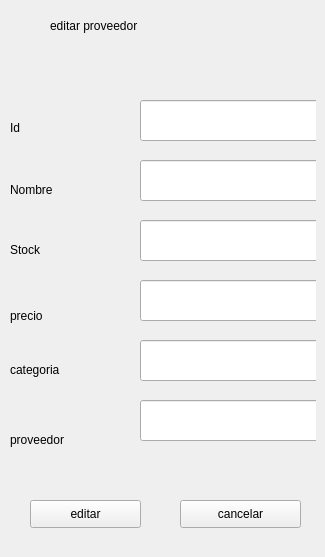
               <widget class="QWidget" name="editarP">
                <widget class="QWidget" name="widget_11" native="true">
                 <property name="geometry">
                  <rect>
                   <x>10</x>
                   <y>10</y>
                   <width>306</width>
                   <height>538</height>
                  </rect>
                 </property>
                 <widget class="QLineEdit" name="lineEdit_50">
                  <property name="geometry">
                   <rect>
                    <x>130</x>
                    <y>90</y>
                    <width>181</width>
                    <height>41</height>
                   </rect>
                  </property>
                 </widget>
                 <widget class="QLineEdit" name="lineEdit_51">
                  <property name="geometry">
                   <rect>
                    <x>130</x>
                    <y>150</y>
                    <width>181</width>
                    <height>41</height>
                   </rect>
                  </property>
                 </widget>
                 <widget class="QLineEdit" name="lineEdit_52">
                  <property name="geometry">
                   <rect>
                    <x>130</x>
                    <y>210</y>
                    <width>181</width>
                    <height>41</height>
                   </rect>
                  </property>
                 </widget>
                 <widget class="QLineEdit" name="lineEdit_53">
                  <property name="geometry">
                   <rect>
                    <x>130</x>
                    <y>270</y>
                    <width>181</width>
                    <height>41</height>
                   </rect>
                  </property>
                 </widget>
                 <widget class="QLineEdit" name="lineEdit_54">
                  <property name="geometry">
                   <rect>
                    <x>130</x>
                    <y>330</y>
                    <width>181</width>
                    <height>41</height>
                   </rect>
                  </property>
                 </widget>
                 <widget class="QLabel" name="label_59">
                  <property name="geometry">
                   <rect>
                    <x>40</x>
                    <y>0</y>
                    <width>241</width>
                    <height>31</height>
                   </rect>
                  </property>
                  <property name="text">
                   <string>editar proveedor</string>
                  </property>
                 </widget>
                 <widget class="QLabel" name="label_60">
                  <property name="geometry">
                   <rect>
                    <x>0</x>
                    <y>110</y>
                    <width>55</width>
                    <height>16</height>
                   </rect>
                  </property>
                  <property name="text">
                   <string>Id</string>
                  </property>
                 </widget>
                 <widget class="QLabel" name="label_61">
                  <property name="geometry">
                   <rect>
                    <x>0</x>
                    <y>170</y>
                    <width>91</width>
                    <height>20</height>
                   </rect>
                  </property>
                  <property name="text">
                   <string>Nombre</string>
                  </property>
                 </widget>
                 <widget class="QLabel" name="label_62">
                  <property name="geometry">
                   <rect>
                    <x>0</x>
                    <y>230</y>
                    <width>91</width>
                    <height>20</height>
                   </rect>
                  </property>
                  <property name="text">
                   <string>Stock</string>
                  </property>
                 </widget>
                 <widget class="QLabel" name="label_63">
                  <property name="geometry">
                   <rect>
                    <x>0</x>
                    <y>290</y>
                    <width>91</width>
                    <height>31</height>
                   </rect>
                  </property>
                  <property name="text">
                   <string>precio</string>
                  </property>
                 </widget>
                 <widget class="QLabel" name="label_64">
                  <property name="geometry">
                   <rect>
                    <x>0</x>
                    <y>350</y>
                    <width>101</width>
                    <height>20</height>
                   </rect>
                  </property>
                  <property name="text">
                   <string>categoria</string>
                  </property>
                 </widget>
                 <widget class="QLineEdit" name="lineEdit_55">
                  <property name="geometry">
                   <rect>
                    <x>130</x>
                    <y>390</y>
                    <width>181</width>
                    <height>41</height>
                   </rect>
                  </property>
                 </widget>
                 <widget class="QLabel" name="label_65">
                  <property name="geometry">
                   <rect>
                    <x>0</x>
                    <y>420</y>
                    <width>111</width>
                    <height>20</height>
                   </rect>
                  </property>
                  <property name="text">
                   <string>proveedor</string>
                  </property>
                 </widget>
                 <widget class="QPushButton" name="pushButton_17">
                  <property name="geometry">
                   <rect>
                    <x>20</x>
                    <y>490</y>
                    <width>111</width>
                    <height>28</height>
                   </rect>
                  </property>
                  <property name="text">
                   <string>editar</string>
                  </property>
                  <property name="icon">
                   <iconset>
                    <normaloff>img/editar.png</normaloff>img/editar.png</iconset>
                  </property>
                  <property name="iconSize">
                   <size>
                    <width>28</width>
                    <height>28</height>
                   </size>
                  </property>
                 </widget>
                 <widget class="QPushButton" name="pushButton_18">
                  <property name="geometry">
                   <rect>
                    <x>170</x>
                    <y>490</y>
                    <width>121</width>
                    <height>28</height>
                   </rect>
                  </property>
                  <property name="text">
                   <string>cancelar</string>
                  </property>
                  <property name="icon">
                   <iconset>
                    <normaloff>img/cancelar.png</normaloff>img/cancelar.png</iconset>
                  </property>
                  <property name="iconSize">
                   <size>
                    <width>28</width>
                    <height>28</height>
                   </size>
                  </property>
                 </widget>
                </widget>
               </widget>
